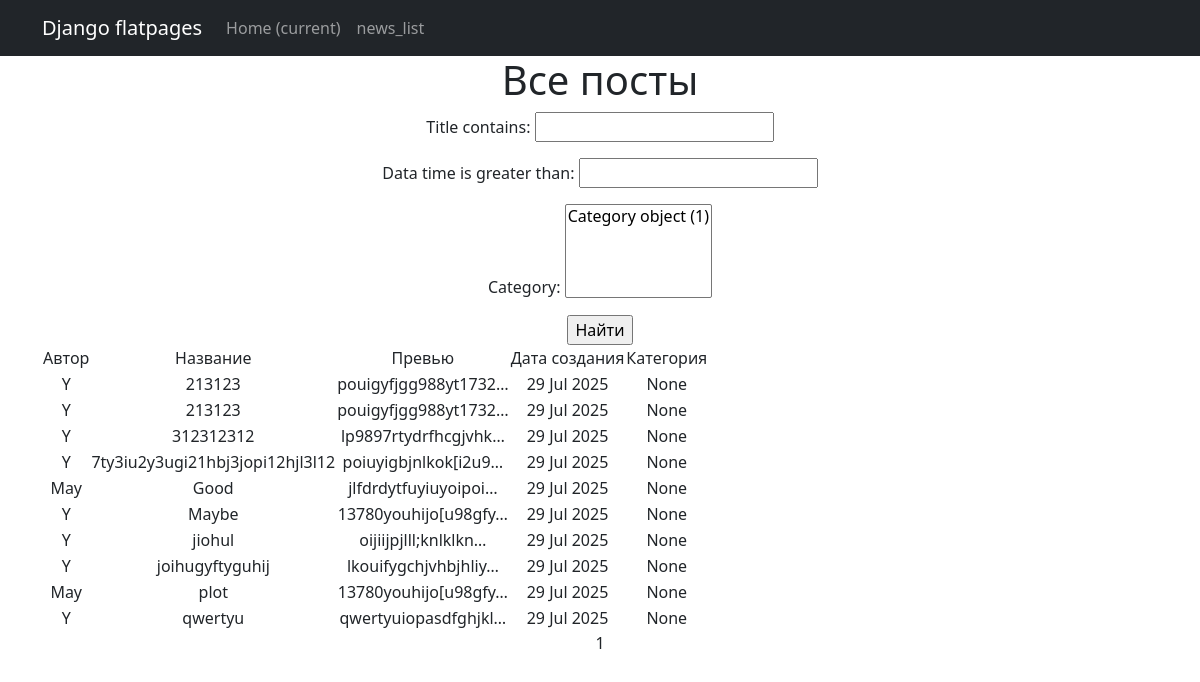
Before: /news/ with the older database file.
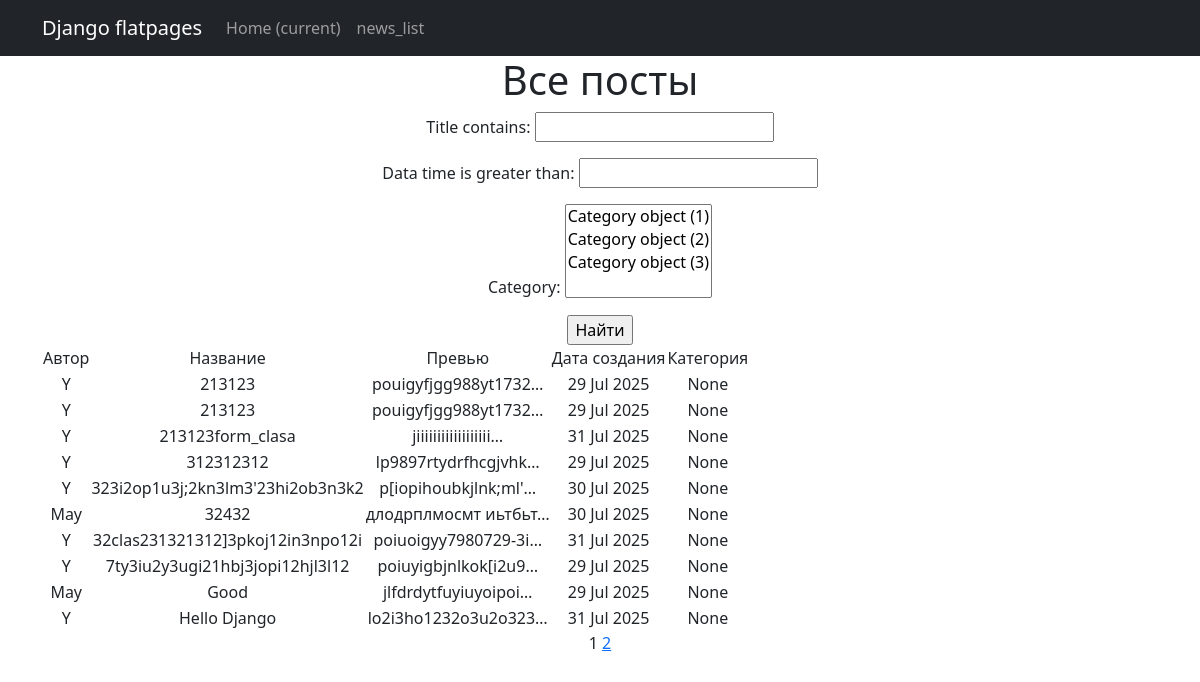
After: the same page with the newer database file.
### news/models.py (models this page shows, shortened)
class Post(models.Model):
    author=models.ForeignKey(Author,on_delete=models.CASCADE,related_name='Author')
    postUser=models.ForeignKey(User,on_delete=models.CASCADE,related_name='User')
    Choises=(
        ('article','статья'),
        ('new','новость')
    )
    rating=models.IntegerField(default=0)
    data_time=models.DateTimeField(auto_now_add=True)
    choose=models.CharField(max_length=10,choices=Choises,default='new')
    category=models.ManyToManyField(Category,through='Post_Category')
    title=models.CharField(max_length=32,validators=[MinLengthValidator(2)])
    text=models.TextField(validators=[MinLengthValidator(10)])

### news/views.py (the view)
# urls.py: path('', AllView.as_view(),name='posts_list'),
class AllView(ListView):
    model=Post
    ordering='title'
    template_name='posts.html'
    context_object_name='posts'
    paginate_by=10
    def get_queryset(self):
        queryset = super().get_queryset()
        self.filterset = PostFilter(self.request.GET, queryset)
        return self.filterset.qs
    def get_context_data(self, **kwargs):
        context = super().get_context_data(**kwargs)
        context['filterset'] = self.filterset
        return context

### news/templatetags/custom_tags.py (called while the page is built)
@register.simple_tag(takes_context=True)
def url_replace(context, **kwargs):
   d = context['request'].GET.copy()
   for k, v in kwargs.items():
       d[k] = v
   return d.urlencode()

### templates/posts.html (shortened to what this page needs)
{% extends 'flatpages/default.html' %}
{% load custom_tags %}
{% block content %}
<h1>Все посты</h1>
   <form action="" method="get">
       {{ filterset.form.as_p }}
       <input type="submit" value="Найти" />
   </form>
{% if posts %}
<table>
    <tr>
        <td>Автор</td>
        <td>Название</td>
        <td>Превью</td>
        <td>Дата создания</td>
        <td>Категория</td>
    </tr>
{% for posts in posts %}
<tr>
    <td>{{ posts.postUser }}</td>
    <td>{{ posts.title }}</td>
    <td>{{ posts.text|truncatechars:20 }}</td>
    <td>{{ posts.data_time|date:'d M Y'}}</td>
    <td>{{posts.category.name}}</td>
                <td>
                </td>
</tr>
{% endfor %}
</table>
{% else %}
       <h2>Такого нет!</h2>
   {% endif %}
   {{ page_obj.number }}
   {% if page_obj.has_next %}
       <a href="?{% url_replace page=page_obj.next_page_number %}">{{ page_obj.next_page_number }}</a>
   {% endif %}
{% endblock content %}

Changed rows visible on the page:
no longer on this page (row unchanged): Post: postUser "Y", title "Maybe", text "13780youhijo[u98gfy…", data_time "29 Jul 2025", category.name "None"
no longer on this page (row unchanged): Post: postUser "Y", title "jiohul", text "oijiijpjlll;knlklkn…", data_time "29 Jul 2025", category.name "None"
no longer on this page (row unchanged): Post: postUser "Y", title "joihugyftyguhij", text "lkouifygchjvhbjhliy…", data_time "29 Jul 2025", category.name "None"
no longer on this page (row unchanged): Post: postUser "May", title "plot", text "13780youhijo[u98gfy…", data_time "29 Jul 2025", category.name "None"
no longer on this page (row unchanged): Post: postUser "Y", title "qwertyu", text "qwertyuiopasdfghjkl…", data_time "29 Jul 2025", category.name "None"
added Post: postUser "Y", title "213123form_clasa", text "jiiiiiiiiiiiiiiiiii…", data_time "31 Jul 2025", category.name "None"
added Post: postUser "Y", title "323i2op1u3j;2kn3lm3'23hi2ob3n3k2", text "p[iopihoubkjlnk;ml'…", data_time "30 Jul 2025", category.name "None"
added Post: postUser "May", title "32432", text "длодрплмосмт иьтбьт…", data_time "30 Jul 2025", category.name "None"
added Post: postUser "Y", title "32clas231321312]3pkoj12in3npo12i", text "poiuoigyy7980729-3i…", data_time "31 Jul 2025", category.name "None"
added Post: postUser "Y", title "Hello Django", text "lo2i3ho1232o3u2o323…", data_time "31 Jul 2025", category.name "None"
Other visible differences:
form field category: "Category object (1)" → "Category object (1) / Category object (2) / Category object (3)"
{{ page_obj.next_page_number }}: (not shown) → "2"
